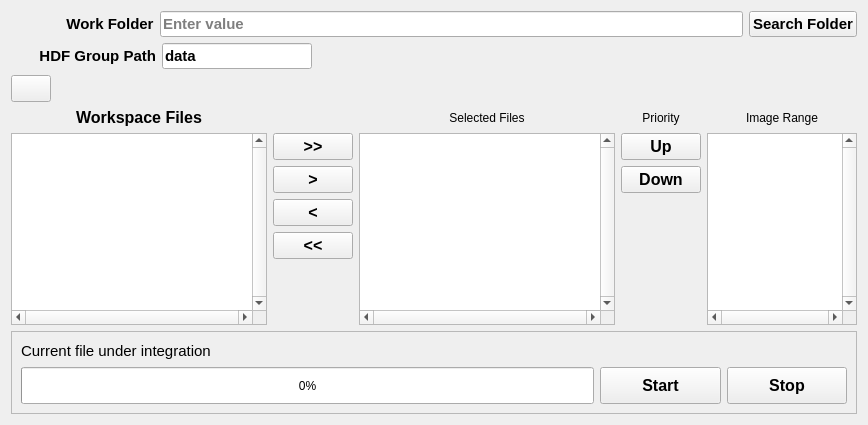
     <widget class="QWidget" name="tab_2">
      <attribute name="title">
       <string>Batch</string>
      </attribute>
      <layout class="QGridLayout" name="gridLayout_22">
       <item row="1" column="0">
        <layout class="QGridLayout" name="gridLayout_18">
         <item row="2" column="3">
          <widget class="QListWidget" name="listWidgetRight">
           <property name="enabled">
            <bool>true</bool>
           </property>
           <property name="font">
            <font>
             <pointsize>13</pointsize>
             <weight>75</weight>
             <bold>true</bold>
            </font>
           </property>
           <property name="verticalScrollBarPolicy">
            <enum>Qt::ScrollBarAlwaysOn</enum>
           </property>
           <property name="horizontalScrollBarPolicy">
            <enum>Qt::ScrollBarAlwaysOn</enum>
           </property>
           <property name="sortingEnabled">
            <bool>false</bool>
           </property>
          </widget>
         </item>
         <item row="2" column="4">
          <layout class="QVBoxLayout" name="verticalLayout_4">
           <item>
            <widget class="QPushButton" name="button_up">
             <property name="font">
              <font>
               <pointsize>12</pointsize>
               <weight>75</weight>
               <bold>true</bold>
              </font>
             </property>
             <property name="cursor">
              <cursorShape>PointingHandCursor</cursorShape>
             </property>
             <property name="text">
              <string>Up</string>
             </property>
            </widget>
           </item>
           <item>
            <widget class="QPushButton" name="button_down">
             <property name="font">
              <font>
               <pointsize>12</pointsize>
               <weight>75</weight>
               <bold>true</bold>
              </font>
             </property>
             <property name="cursor">
              <cursorShape>PointingHandCursor</cursorShape>
             </property>
             <property name="text">
              <string>Down</string>
             </property>
            </widget>
           </item>
           <item>
            <spacer name="verticalSpacer_2">
             <property name="orientation">
              <enum>Qt::Vertical</enum>
             </property>
             <property name="sizeHint" stdset="0">
              <size>
               <width>20</width>
               <height>40</height>
              </size>
             </property>
            </spacer>
           </item>
          </layout>
         </item>
         <item row="0" column="0">
          <layout class="QHBoxLayout" name="horizontalLayout_3">
           <item>
            <widget class="QPushButton" name="btn_refresh_lists">
             <property name="enabled">
              <bool>true</bool>
             </property>
             <property name="sizePolicy">
              <sizepolicy hsizetype="Preferred" vsizetype="Fixed">
               <horstretch>0</horstretch>
               <verstretch>0</verstretch>
              </sizepolicy>
             </property>
             <property name="maximumSize">
              <size>
               <width>40</width>
               <height>16777215</height>
              </size>
             </property>
             <property name="font">
              <font>
               <pointsize>12</pointsize>
               <weight>50</weight>
               <bold>false</bold>
              </font>
             </property>
             <property name="cursor">
              <cursorShape>PointingHandCursor</cursorShape>
             </property>
             <property name="text">
              <string/>
             </property>
             <property name="icon">
              <iconset>
               <normaloff>Utils/refresh.svg</normaloff>Utils/refresh.svg</iconset>
             </property>
            </widget>
           </item>
           <item>
            <spacer name="horizontalSpacer_2">
             <property name="orientation">
              <enum>Qt::Horizontal</enum>
             </property>
             <property name="sizeHint" stdset="0">
              <size>
               <width>40</width>
               <height>20</height>
              </size>
             </property>
            </spacer>
           </item>
          </layout>
         </item>
         <item row="1" column="3">
          <widget class="QLabel" name="selected_files">
           <property name="text">
            <string>Selected Files</string>
           </property>
           <property name="alignment">
            <set>Qt::AlignCenter</set>
           </property>
          </widget>
         </item>
         <item row="1" column="5">
          <widget class="QLabel" name="image_range_files">
           <property name="text">
            <string>Image Range</string>
           </property>
           <property name="alignment">
            <set>Qt::AlignCenter</set>
           </property>
          </widget>
         </item>
         <item row="2" column="0">
          <widget class="QListWidget" name="listWidgetLeft">
           <property name="enabled">
            <bool>true</bool>
           </property>
           <property name="font">
            <font>
             <pointsize>13</pointsize>
             <weight>75</weight>
             <bold>true</bold>
            </font>
           </property>
           <property name="verticalScrollBarPolicy">
            <enum>Qt::ScrollBarAlwaysOn</enum>
           </property>
           <property name="horizontalScrollBarPolicy">
            <enum>Qt::ScrollBarAlwaysOn</enum>
           </property>
           <property name="sortingEnabled">
            <bool>false</bool>
           </property>
          </widget>
         </item>
         <item row="1" column="0">
          <widget class="QLabel" name="label_workspace_files">
           <property name="font">
            <font>
             <pointsize>12</pointsize>
             <weight>75</weight>
             <bold>true</bold>
            </font>
           </property>
           <property name="text">
            <string>Workspace Files</string>
           </property>
           <property name="alignment">
            <set>Qt::AlignCenter</set>
           </property>
          </widget>
         </item>
         <item row="2" column="1">
          <layout class="QVBoxLayout" name="verticalLayout_5">
           <item>
            <widget class="QPushButton" name="button_allright">
             <property name="font">
              <font>
               <pointsize>12</pointsize>
               <weight>75</weight>
               <bold>true</bold>
              </font>
             </property>
             <property name="cursor">
              <cursorShape>PointingHandCursor</cursorShape>
             </property>
             <property name="text">
              <string>&gt;&gt;</string>
             </property>
            </widget>
           </item>
           <item>
            <widget class="QPushButton" name="button_right">
             <property name="font">
              <font>
               <pointsize>12</pointsize>
               <weight>75</weight>
               <bold>true</bold>
              </font>
             </property>
             <property name="cursor">
              <cursorShape>PointingHandCursor</cursorShape>
             </property>
             <property name="text">
              <string>&gt;</string>
             </property>
            </widget>
           </item>
           <item>
            <widget class="QPushButton" name="button_left">
             <property name="font">
              <font>
               <pointsize>12</pointsize>
               <weight>75</weight>
               <bold>true</bold>
              </font>
             </property>
             <property name="cursor">
              <cursorShape>PointingHandCursor</cursorShape>
             </property>
             <property name="text">
              <string>&lt;</string>
             </property>
            </widget>
           </item>
           <item>
            <widget class="QPushButton" name="button_allleft">
             <property name="font">
              <font>
               <pointsize>12</pointsize>
               <weight>75</weight>
               <bold>true</bold>
              </font>
             </property>
             <property name="cursor">
              <cursorShape>PointingHandCursor</cursorShape>
             </property>
             <property name="text">
              <string>&lt;&lt;</string>
             </property>
            </widget>
           </item>
           <item>
            <spacer name="verticalSpacer_3">
             <property name="orientation">
              <enum>Qt::Vertical</enum>
             </property>
             <property name="sizeHint" stdset="0">
              <size>
               <width>20</width>
               <height>40</height>
              </size>
             </property>
            </spacer>
           </item>
          </layout>
         </item>
         <item row="1" column="4">
          <widget class="QLabel" name="selected_files_2">
           <property name="text">
            <string>Priority</string>
           </property>
           <property name="alignment">
            <set>Qt::AlignCenter</set>
           </property>
          </widget>
         </item>
         <item row="2" column="5">
          <widget class="QListWidget" name="listWidgetRange">
           <property name="sizePolicy">
            <sizepolicy hsizetype="Fixed" vsizetype="Expanding">
             <horstretch>0</horstretch>
             <verstretch>0</verstretch>
            </sizepolicy>
           </property>
           <property name="maximumSize">
            <size>
             <width>150</width>
             <height>16777215</height>
            </size>
           </property>
           <property name="font">
            <font>
             <pointsize>13</pointsize>
             <weight>75</weight>
             <bold>true</bold>
            </font>
           </property>
           <property name="verticalScrollBarPolicy">
            <enum>Qt::ScrollBarAlwaysOn</enum>
           </property>
           <property name="horizontalScrollBarPolicy">
            <enum>Qt::ScrollBarAlwaysOn</enum>
           </property>
           <property name="dragEnabled">
            <bool>false</bool>
           </property>
           <property name="dragDropMode">
            <enum>QAbstractItemView::NoDragDrop</enum>
           </property>
           <property name="defaultDropAction">
            <enum>Qt::MoveAction</enum>
           </property>
           <property name="selectionMode">
            <enum>QAbstractItemView::SingleSelection</enum>
           </property>
           <property name="sortingEnabled">
            <bool>false</bool>
           </property>
          </widget>
         </item>
        </layout>
       </item>
       <item row="2" column="0">
        <widget class="QFrame" name="frame_4">
         <property name="frameShape">
          <enum>QFrame::StyledPanel</enum>
         </property>
         <property name="frameShadow">
          <enum>QFrame::Raised</enum>
         </property>
         <layout class="QGridLayout" name="gridLayout_25">
          <item row="0" column="0">
           <widget class="QLabel" name="label_filename_batch">
            <property name="font">
             <font>
              <pointsize>11</pointsize>
              <weight>50</weight>
              <bold>false</bold>
             </font>
            </property>
            <property name="text">
             <string>Current file under integration</string>
            </property>
           </widget>
          </item>
          <item row="0" column="1">
           <spacer name="horizontalSpacer_4">
            <property name="orientation">
             <enum>Qt::Horizontal</enum>
            </property>
            <property name="sizeType">
             <enum>QSizePolicy::Preferred</enum>
            </property>
            <property name="sizeHint" stdset="0">
             <size>
              <width>247</width>
              <height>20</height>
             </size>
            </property>
           </spacer>
          </item>
          <item row="1" column="0">
           <widget class="QProgressBar" name="pbar_batch">
            <property name="maximumSize">
             <size>
              <width>16777215</width>
              <height>37</height>
             </size>
            </property>
            <property name="value">
             <number>0</number>
            </property>
           </widget>
          </item>
          <item row="1" column="1">
           <layout class="QHBoxLayout" name="horizontalLayout_5">
            <item>
             <widget class="QPushButton" name="pushButton_batch_int">
              <property name="sizePolicy">
               <sizepolicy hsizetype="Minimum" vsizetype="Fixed">
                <horstretch>0</horstretch>
                <verstretch>0</verstretch>
               </sizepolicy>
              </property>
              <property name="minimumSize">
               <size>
                <width>0</width>
                <height>37</height>
               </size>
              </property>
              <property name="font">
               <font>
                <pointsize>12</pointsize>
                <weight>75</weight>
                <bold>true</bold>
               </font>
              </property>
              <property name="toolTip">
               <string/>
              </property>
              <property name="text">
               <string>Start</string>
              </property>
             </widget>
            </item>
            <item>
             <widget class="QPushButton" name="pushButton_stop_batch">
              <property name="sizePolicy">
               <sizepolicy hsizetype="Minimum" vsizetype="Fixed">
                <horstretch>0</horstretch>
                <verstretch>0</verstretch>
               </sizepolicy>
              </property>
              <property name="minimumSize">
               <size>
                <width>0</width>
                <height>37</height>
               </size>
              </property>
              <property name="font">
               <font>
                <pointsize>12</pointsize>
                <weight>75</weight>
                <bold>true</bold>
               </font>
              </property>
              <property name="toolTip">
               <string/>
              </property>
              <property name="text">
               <string>Stop</string>
              </property>
             </widget>
            </item>
           </layout>
          </item>
         </layout>
        </widget>
       </item>
       <item row="0" column="0">
        <layout class="QVBoxLayout" name="verticalLayout_6">
         <item>
          <layout class="QHBoxLayout" name="horizontalLayout_2">
           <item>
            <spacer name="horizontalSpacer_6">
             <property name="orientation">
              <enum>Qt::Horizontal</enum>
             </property>
             <property name="sizeType">
              <enum>QSizePolicy::Fixed</enum>
             </property>
             <property name="sizeHint" stdset="0">
              <size>
               <width>55</width>
               <height>20</height>
              </size>
             </property>
            </spacer>
           </item>
           <item>
            <widget class="QLabel" name="label_15">
             <property name="sizePolicy">
              <sizepolicy hsizetype="Preferred" vsizetype="Minimum">
               <horstretch>0</horstretch>
               <verstretch>0</verstretch>
              </sizepolicy>
             </property>
             <property name="maximumSize">
              <size>
               <width>16777215</width>
               <height>20</height>
              </size>
             </property>
             <property name="font">
              <font>
               <pointsize>11</pointsize>
               <weight>75</weight>
               <bold>true</bold>
              </font>
             </property>
             <property name="text">
              <string>Work Folder</string>
             </property>
             <property name="alignment">
              <set>Qt::AlignCenter</set>
             </property>
            </widget>
           </item>
           <item>
            <widget class="QLineEdit" name="lineEdit_folderpath">
             <property name="font">
              <font>
               <pointsize>11</pointsize>
               <weight>75</weight>
               <bold>true</bold>
              </font>
             </property>
             <property name="placeholderText">
              <string>Enter value</string>
             </property>
            </widget>
           </item>
           <item>
            <widget class="QPushButton" name="pushButton_folderpath">
             <property name="enabled">
              <bool>true</bool>
             </property>
             <property name="font">
              <font>
               <pointsize>11</pointsize>
               <weight>75</weight>
               <bold>true</bold>
              </font>
             </property>
             <property name="text">
              <string>Search Folder</string>
             </property>
            </widget>
           </item>
          </layout>
         </item>
         <item>
          <layout class="QHBoxLayout" name="horizontalLayout_4">
           <item>
            <widget class="QLabel" name="label_hdfgrouppath_batch">
             <property name="sizePolicy">
              <sizepolicy hsizetype="Preferred" vsizetype="Minimum">
               <horstretch>0</horstretch>
               <verstretch>0</verstretch>
              </sizepolicy>
             </property>
             <property name="minimumSize">
              <size>
               <width>145</width>
               <height>0</height>
              </size>
             </property>
             <property name="maximumSize">
              <size>
               <width>16777215</width>
               <height>20</height>
              </size>
             </property>
             <property name="font">
              <font>
               <pointsize>11</pointsize>
               <weight>75</weight>
               <bold>true</bold>
              </font>
             </property>
             <property name="text">
              <string>HDF Group Path</string>
             </property>
             <property name="alignment">
              <set>Qt::AlignRight|Qt::AlignTrailing|Qt::AlignVCenter</set>
             </property>
            </widget>
           </item>
           <item>
            <widget class="QLineEdit" name="lineEdit_hdfgrouppath_batch">
             <property name="maximumSize">
              <size>
               <width>150</width>
               <height>16777215</height>
              </size>
             </property>
             <property name="baseSize">
              <size>
               <width>5</width>
               <height>0</height>
              </size>
             </property>
             <property name="font">
              <font>
               <pointsize>11</pointsize>
               <weight>75</weight>
               <bold>true</bold>
              </font>
             </property>
             <property name="toolTip">
              <string>Write a filename with .txt extension</string>
             </property>
             <property name="text">
              <string>data</string>
             </property>
             <property name="placeholderText">
              <string>Enter value</string>
             </property>
            </widget>
           </item>
           <item>
            <spacer name="horizontalSpacer">
             <property name="orientation">
              <enum>Qt::Horizontal</enum>
             </property>
             <property name="sizeHint" stdset="0">
              <size>
               <width>40</width>
               <height>20</height>
              </size>
             </property>
            </spacer>
           </item>
          </layout>
         </item>
        </layout>
       </item>
      </layout>
     </widget>
